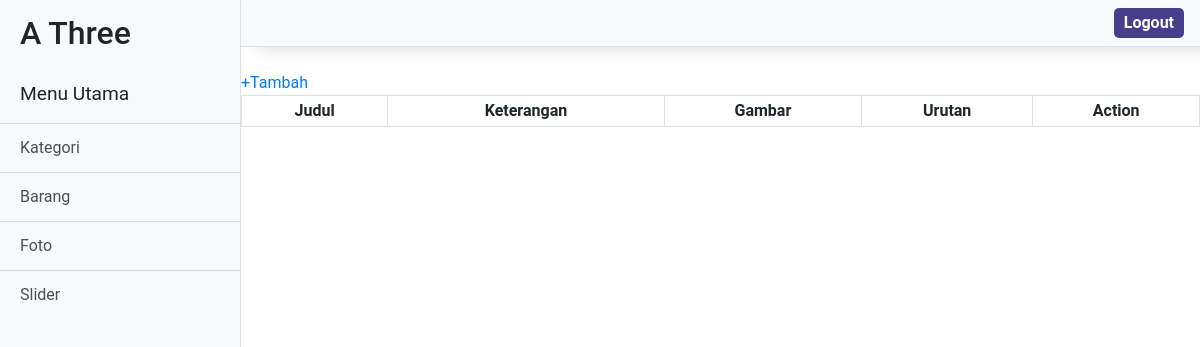
Before: /admin/myprofile.php?module=slide&page=list (signed in) with the older database file.
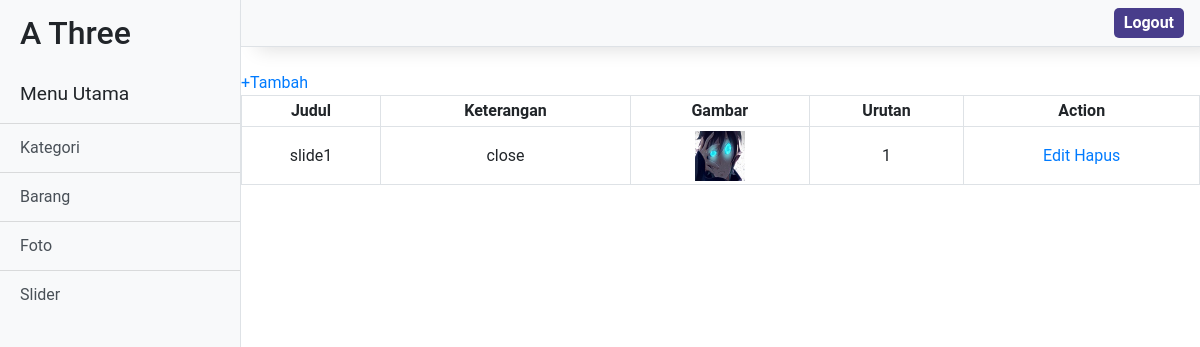
After: the same page with the newer database file.
### tables this page shows
CREATE TABLE `slide` (
  `id_slide` int(15) NOT NULL,
  `judul_slide` varchar(30) NOT NULL,
  `keterangan` text NOT NULL,
  `gambar` text NOT NULL,
  `urutan` int(11) NOT NULL
);

### admin/module/slide/list.php (the view)
<?php
$slide = mysqli_query($koneksi, "SELECT * FROM slide");
?>
<a href="<?= BASE_URL."myprofile.php?module=slide&page=form" ?>">+Tambah</a>
<table class="table table-bordered">
	<tr>
		<th>Judul</th>
		<th>Keterangan</th>
		<th>Gambar</th>
		<th>Urutan</th>
		<th>Action</th>
	</tr>
<?php foreach($slide as $row) : $gambar = $row["gambar"];?>
	<tr>
		<td><?= $row["judul_slide"] ?></td>
		<td><?= $row["keterangan"] ?></td>
		<td><img src="<?= BASE_URL."img/slide/$gambar" ?>" width=50px></td>
		<td><?= $row["urutan"] ?></td>
		<td>
			<a href="<?= BASE_URL."myprofile.php?module=slide&page=form&id_slide=$row[id_slide]"; ?>">Edit</a>
			<a href="<?= BASE_URL."module/slide/action.php?button=delete&id_slide=$row[id_slide]"; ?>">Hapus</a>
		</td>
	</tr>
<?php endforeach; ?>
</table>

### admin/myprofile.php (shortened to what this page needs)
<?php
$login = isset($_SESSION["login"]);
if($login){
	$module = isset($_GET["module"]) ? $_GET["module"] : false;
	$page = isset($_GET["page"]) ? $_GET["page"] : false;
}else{
	header("Location: ".BASE_URL);
}
?>
<!DOCTYPE html>
<html>
<head>
  	<link href="js/vendor/bootstrap/css/bootstrap.min.css" rel="stylesheet">
  	<link href="css/simple-sidebar.css" rel="stylesheet">
  	<link rel="stylesheet" href="css/style.css">
</head>
<body id="bg">
	<div class="d-flex" id="wrapper">
	<div class="bg-light border-right" id="sidebar-wrapper">
		<div class="sidebar-heading">
			<h2>A Three</h2>
		</div>
		<div class="list-group list-group-flush">
			<ul>
				<P class="sidebar-heading" id="utama">Menu Utama</P>
				<li>
					<a class="list-group-item list-group-item-action bg-light"
					<?php if($module == "kategori"){echo "class='active'";}?> href="<?= BASE_URL."myprofile.php?module=kategori&page=list";?>">Kategori</a>
				</li>
				<li>
					<a class="list-group-item list-group-item-action bg-light"
					<?php if($module == "barang"){echo "class='active'";}?> href="<?= BASE_URL."myprofile.php?module=barang&page=list";?>">Barang</a>
				</li>
				<li>
					<a class="list-group-item list-group-item-action bg-light"
					 <?php if($module == "foto"){echo "class='active'";}?> href="<?= BASE_URL."myprofile.php?module=foto&page=list";?>">Foto</a>
				</li>
				<li>
					<a class="list-group-item list-group-item-action bg-light"
					<?php if($module == "slide"){echo "class='active'";}?> href="<?= BASE_URL."myprofile.php?module=slide&page=list";?>">Slider</a>
				</li>
			</ul>
		</div>
</div>
		<div id="page-content-wrapper">
        <nav class="navbar navbar-expand-lg navbar-light bg-light border-bottom mb-4">
		<a class="btn btn-primary ml-auto mt-2 mt-lg-0"
					href="<?= BASE_URL."logout.php"?>">Logout</a>
        </nav>
			<?php
				$file = "module/$module/$page.php";
				if( file_exists("$file")){
					include_once($file);
				}else{
					echo "<h1 id='pesan'>Maaf Halaman Belum dibuat</h1>";
				}
			?>
		</div>
</div>
</body>
</html>

### admin/css/simple-sidebar.css (style rules this page uses)
body { overflow-x: hidden; }
#sidebar-wrapper { min-height: 100vh; margin-left: -15rem; -webkit-transition: margin .25s ease-out; -moz-transition: margin .25s ease-out; -o-transition: margin .25s ease-out; transition: margin .25s ease-out; }
#sidebar-wrapper .sidebar-heading { padding: 0.875rem 1.25rem; font-size: 1.2rem; }
#sidebar-wrapper .list-group { width: 15rem; }
#page-content-wrapper { min-width: 100vw; }
@media (min-width: 768px) { #sidebar-wrapper { margin-left: 0; } }
@media (min-width: 768px) { #page-content-wrapper { min-width: 0; width: 100%; } }

### admin/css/style.css (style rules this page uses)
* { padding: 0; margin: 0; }
p { margin-bottom: 0; }
.h1, .h2, .h3, .h4, .h5, .h6, h1, h2, h3, h4, h5, h6 { margin-bottom: 0rem; }
body { font-family: 'Roboto',-apple-system, BlinkMacSystemFont, 'Segoe UI', Roboto, Oxygen, Ubuntu, Cantarell, 'Open Sans', 'Helvetica Neue', sans-serif; }
#bg { background-color: white; }
.table td, .table th { padding: .2rem; vertical-align: middle; text-align: center; font-size: 1rem; }
.btn { padding: 3px 10px; text-decoration: none; background-color: darkslateblue; color: white; font-weight: bold; border: none; border-radius: 5px; }
.navbar { box-shadow: 16px 2px 20px #DEDEDE ; }

Changed rows visible on the page:
added slide: judul_slide "slide1", keterangan "close", gambar (picture), urutan "1"
